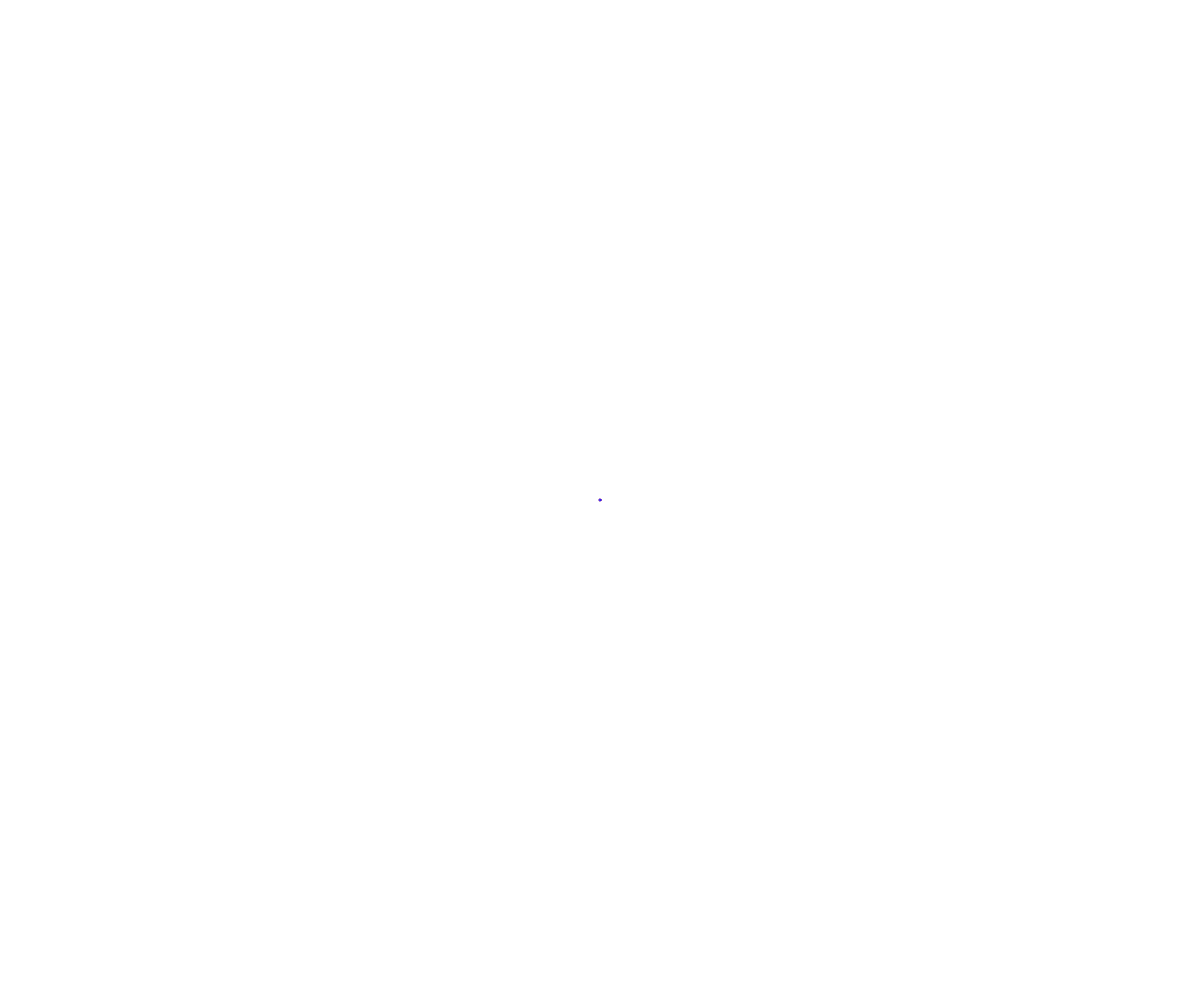
Frame 1 (no input)
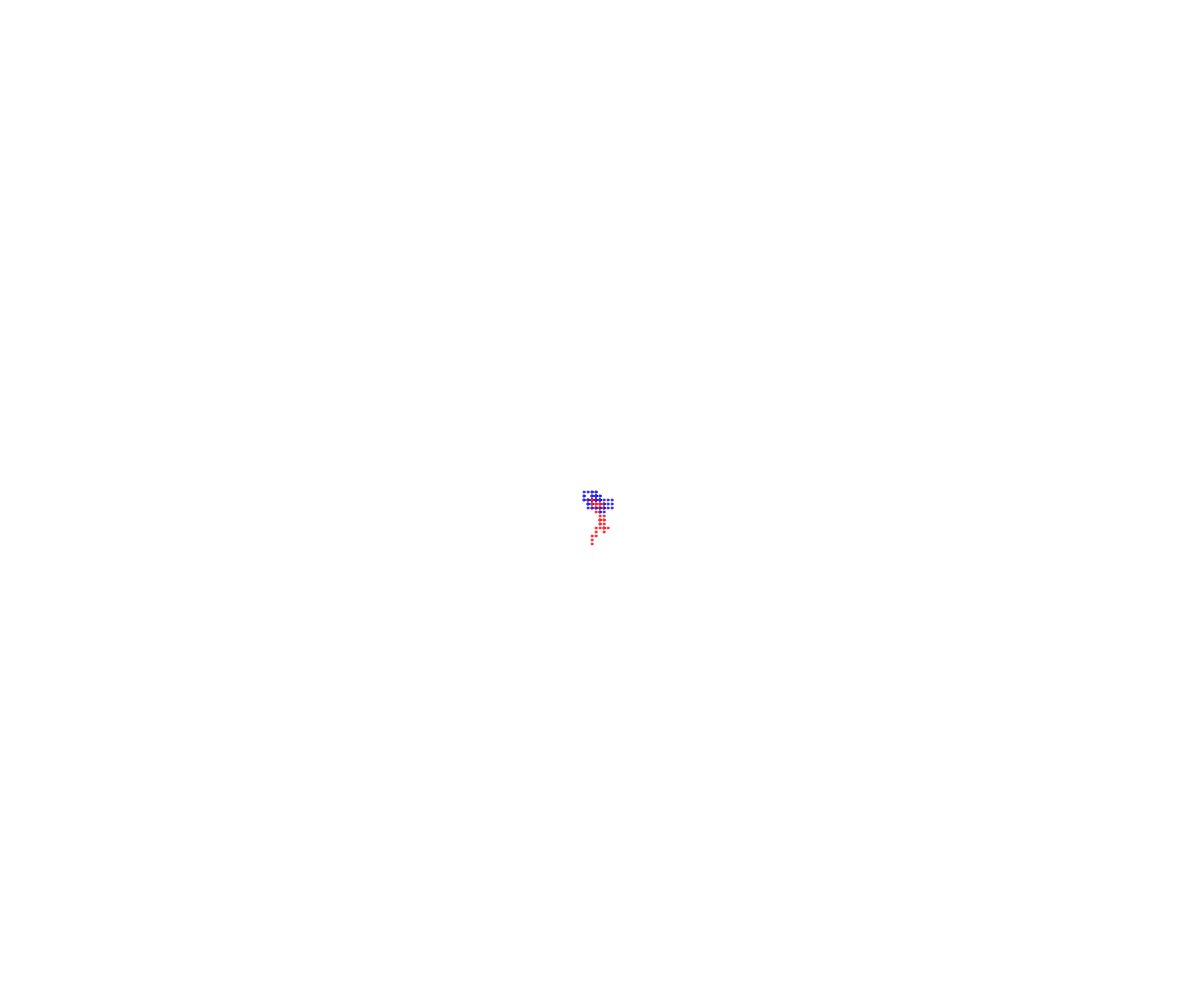
Frame 60 (no input)
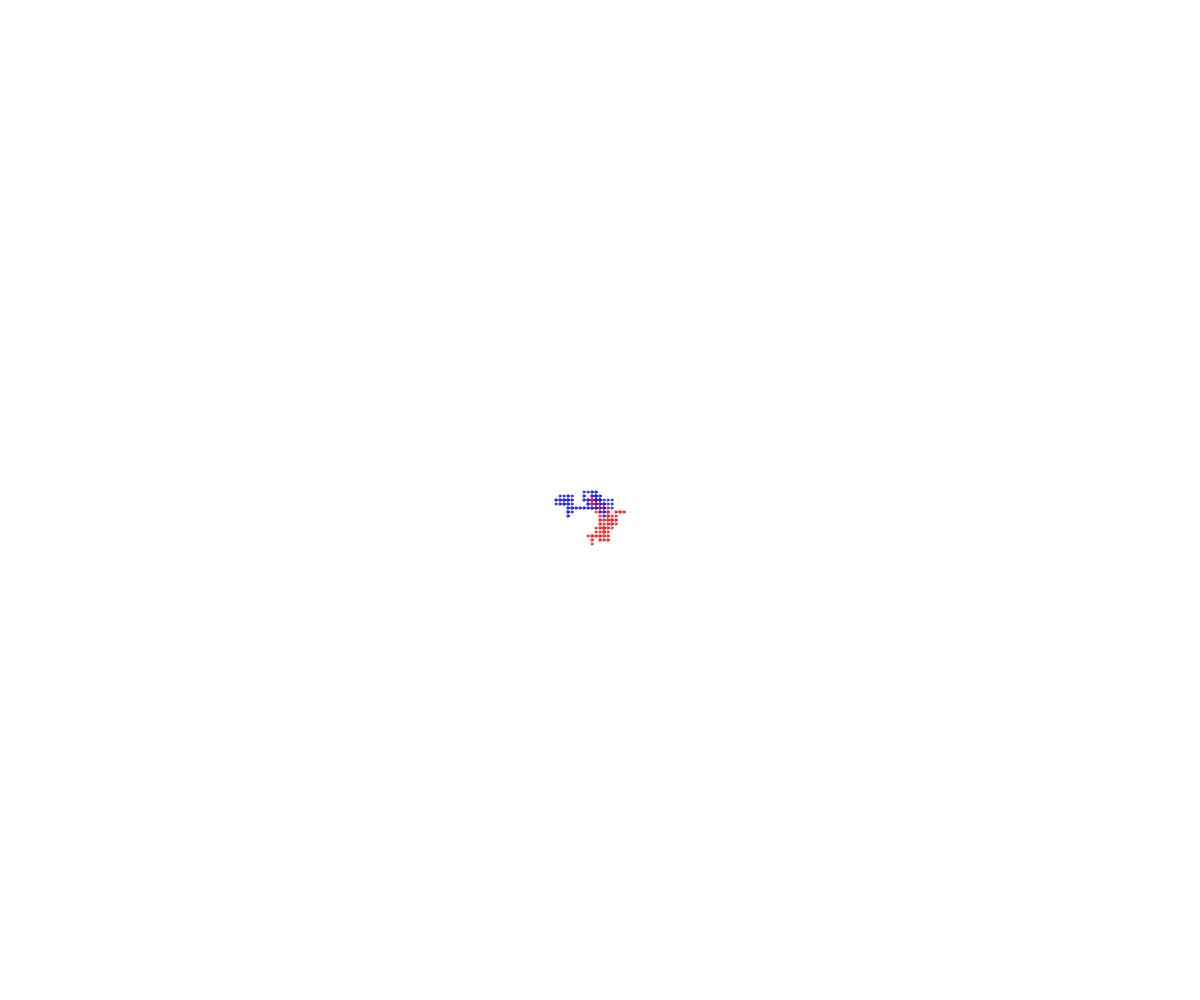
Frame 120 (the mouse pressed at the canvas centre since frame 60)

The p5.js sketch that drew these frames (run headless with seeded random() and noise() and a simulated clock; from frame 60 on, the mouse is pressed at the canvas centre):

// p5.js sketch
// ── sketch.js
// OOP Challenge
// Catherine Liu
// April 19, 2018

let myWalker;
let newMove;
let catherine;

function setup() {
  createCanvas(windowWidth, windowHeight);
  myWalker = new Walker(width/2, height/2);
  catherine = new Walker (width/2, height/2 , 0, 0, 255);
}

function draw() {
  myWalker.display();
  myWalker.move();

  catherine.display();
  catherine.move();
}

class Walker {
  constructor(x, y, r = 255, g = 0, b = 0) {
    this.distance = 4;
    this.x = x;
    this.y = y;
    this.radius = 2;
    this.color = color(r, g, b);
  }

  display() {
    stroke(this.color);
    ellipse(this.x, this.y, this.radius, this.radius);
  }

  move() {
    let newMove = floor(random(1, 5));
    if (newMove === 1) {
      this.x += this.distance;
    }
    else if (newMove === 2) {
      this.x -= this.distance;
    }
    else if (newMove === 3) {
      this.y += this.distance;
    }
    else {
      this.y -= this.distance;
    }
  }
}
